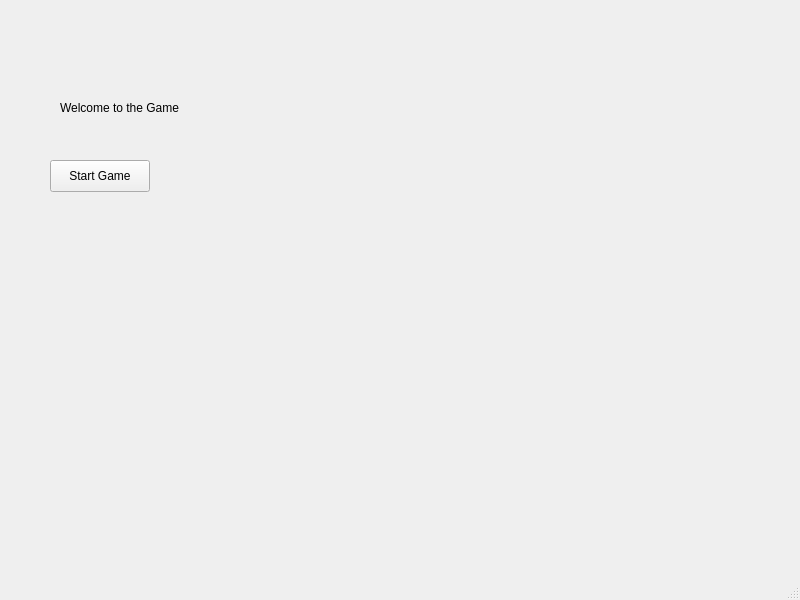
<?xml version="1.0" encoding="UTF-8"?>
<ui version="4.0">
 <class>MainWindow</class>
 <widget class="QMainWindow" name="MainWindow">
  <property name="geometry">
   <rect>
    <x>0</x>
    <y>0</y>
    <width>800</width>
    <height>600</height>
   </rect>
  </property>
  <property name="windowTitle">
   <string>MainWindow</string>
  </property>
  <widget class="QWidget" name="centralwidget">
   <widget class="QPushButton" name="pushButton">
    <property name="geometry">
     <rect>
      <x>50</x>
      <y>160</y>
      <width>100</width>
      <height>32</height>
     </rect>
    </property>
    <property name="text">
     <string>Start Game</string>
    </property>
   </widget>
   <widget class="QLabel" name="label">
    <property name="geometry">
     <rect>
      <x>60</x>
      <y>100</y>
      <width>161</width>
      <height>16</height>
     </rect>
    </property>
    <property name="text">
     <string>Welcome to the Game</string>
    </property>
   </widget>
  </widget>
  <widget class="QMenuBar" name="menubar">
   <property name="geometry">
    <rect>
     <x>0</x>
     <y>0</y>
     <width>800</width>
     <height>24</height>
    </rect>
   </property>
  </widget>
  <widget class="QStatusBar" name="statusbar"/>
 </widget>
 <resources/>
 <connections/>
</ui>
